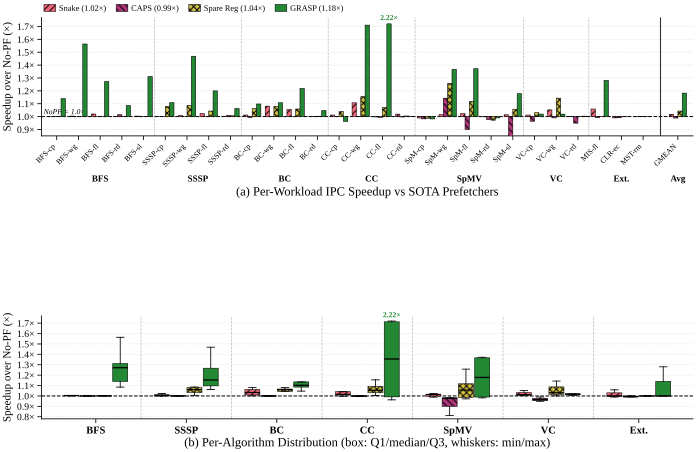

This figure's Python source:
#!/usr/bin/env python3
"""
Round 4 §5.2 Layout B: Two-row composite (per-workload bars + per-algorithm boxes).

Row 1: Same as L-5.2-A — per-workload grouped bars (4 schemes x 28 wkl + GMEAN)
Row 2: 1x7 box plots — distribution of speedup across workloads inside each
       algorithm group, with 4 schemes side-by-side. The "Ext." group bundles
       pann_mis + pann_color + ls_mst, where ls_mst has no SOTA data for
       Snake/CAPS/Spare and is excluded via NaN.

Round 4 visual rules:
  - PALETTE_TOL_BRIGHT (greens/reds/purples) — no blue/orange
  - HATCHES_DENSE for B&W readability
  - GRASP = green (palette[0]) + solid (HATCHES_DENSE[0])
  - Subplot labels (a)/(b) BELOW axes via subplot_label helper
  - Path depth: parents[5]

Output: proto_r4_52_B.{pdf,svg} in this directory.
"""
from __future__ import annotations
import json
import re
import sys
from pathlib import Path

import numpy as np

# NOTE: round4/ is 5 levels deep from repo root
_REPO = Path(__file__).resolve().parents[5]
sys.path.insert(0, str(_REPO / "ima_plan/07_paper_outline/plot_style"))
from plot_util import (  # noqa: E402
    apply_style, FULL_WIDTH, save_fig,
    PALETTE_TOL_BRIGHT, HATCHES_DENSE, subplot_label,
)
from workload_names import (  # noqa: E402
    ORDERED_28, SHORT_NAME, ALG_GROUPS, group_separator_positions,
)

apply_style()
import matplotlib.pyplot as plt  # noqa: E402
from matplotlib.patches import Patch  # noqa: E402


# ── Path constants ───────────────────────────────────────────────────────────
EFF_JSON = (_REPO /
            "ima_plan/07_paper_outline/figures/effectiveness_data.json")
SOTA_MD = (_REPO /
           "ima_plan/05_implementation/sota_baseline/"
           "sota_experiment_results.md")


# ── Step 1: Load GRASP D5b speedups ──────────────────────────────────────────
eff = json.loads(EFF_JSON.read_text())
grasp_pct = {}
for k in ORDERED_28:
    grasp_pct[k] = eff["workloads"][k]["derived"]["speedup_pct"]


# ── Step 2: Parse SOTA top table ─────────────────────────────────────────────
sota_text = SOTA_MD.read_text()
row_re = re.compile(
    r"\|\s*\d+\s*\|\s*`([^`]+)`\s*\|[^|]*\|[^|]*\|"
    r"\s*([+-]?\d+\.\d+)%\s*\|"
    r"\s*([+-]?\d+\.\d+)%\s*\|"
    r"\s*([+-]?\d+\.\d+)%\s*\|"
)
sota_pct = {}
for m in row_re.finditer(sota_text):
    name = m.group(1)
    sota_pct[name] = {
        "Snake":     float(m.group(2)),
        "CAPS":      float(m.group(3)),
        "Spare Reg": float(m.group(4)),
    }


# ── Step 3: Extended workloads ───────────────────────────────────────────────
ext_re = re.compile(
    r"\|\s*`(pann_\w+|ls_\w+)`\s*\|[^|]*\|[^|]*\|\s*"
    r"(Snake|CAPS|Spare Reg)\s*\|\s*([\d\.]+)\s*\|"
)
ext_sota_ipc = {}
for m in ext_re.finditer(sota_text):
    name, scheme, ipc = m.group(1), m.group(2), float(m.group(3))
    ext_sota_ipc.setdefault(name, {})[scheme] = ipc

# Use NaN for missing extended-workload SOTA so the box plot in row 2
# excludes them gracefully (np.nanmean / np.nanpercentile).
NAN_SENTINEL = float("nan")
for name in ("pann_mis_flickr", "pann_color_eco", "ls_mst_rmat12"):
    np_ipc = eff["workloads"][name]["baseline"]["ipc"]
    sota_pct[name] = {}
    for scheme in ("Snake", "CAPS", "Spare Reg"):
        sota_ipc = ext_sota_ipc.get(name, {}).get(scheme)
        if sota_ipc is None:
            sota_pct[name][scheme] = NAN_SENTINEL
        else:
            sota_pct[name][scheme] = (sota_ipc / np_ipc - 1.0) * 100.0


# ── Step 4: Build per-scheme arrays ──────────────────────────────────────────
def to_mult(pct):
    if pct != pct:  # NaN check
        return float("nan")
    return 1.0 + pct / 100.0


snake_mult = np.array([to_mult(sota_pct[k]["Snake"])     for k in ORDERED_28])
caps_mult  = np.array([to_mult(sota_pct[k]["CAPS"])      for k in ORDERED_28])
spare_mult = np.array([to_mult(sota_pct[k]["Spare Reg"]) for k in ORDERED_28])
grasp_mult = np.array([to_mult(grasp_pct[k])             for k in ORDERED_28])


def gmean_nan(arr: np.ndarray) -> float:
    """Geometric mean over positive values, ignoring NaN."""
    a = arr[~np.isnan(arr)]
    return float(np.exp(np.mean(np.log(a))))


snake_gm = gmean_nan(snake_mult)
caps_gm  = gmean_nan(caps_mult)
spare_gm = gmean_nan(spare_mult)
grasp_gm = gmean_nan(grasp_mult)

# Append GMEAN
snake_all = np.append(snake_mult, snake_gm)
caps_all  = np.append(caps_mult,  caps_gm)
spare_all = np.append(spare_mult, spare_gm)
grasp_all = np.append(grasp_mult, grasp_gm)

n_wkl = len(ORDERED_28)
n_total = n_wkl + 1
labels = [SHORT_NAME[k] for k in ORDERED_28] + ["GMEAN"]


# ── Figure layout ────────────────────────────────────────────────────────────
fig = plt.figure(
    figsize=(FULL_WIDTH, 4.5),
    constrained_layout=True,
)
gs = fig.add_gridspec(
    nrows=2, ncols=1,
    height_ratios=[2.3, 2.0],
    hspace=0.55,
)
ax1 = fig.add_subplot(gs[0])
ax2 = fig.add_subplot(gs[1])


# ────────────────────────────────────────────────────────────────────────────
# Row 1 — Per-workload grouped bars (same data as L-5.2-A)
# ────────────────────────────────────────────────────────────────────────────
GMEAN_GAP = 0.6
x = np.arange(n_total, dtype=float)
x[-1] += GMEAN_GAP

bar_w = 0.20
offsets = np.array([-1.5, -0.5, 0.5, 1.5]) * bar_w

Y_LO, Y_HI = 0.85, 1.72

schemes_row1 = [
    ("Snake",     snake_all, PALETTE_TOL_BRIGHT[1], HATCHES_DENSE[1]),
    ("CAPS",      caps_all,  PALETTE_TOL_BRIGHT[2], HATCHES_DENSE[2]),
    ("Spare Reg", spare_all, PALETTE_TOL_BRIGHT[3], HATCHES_DENSE[3]),
    ("GRASP",     grasp_all, PALETTE_TOL_BRIGHT[0], HATCHES_DENSE[0]),
]


def height_from_baseline(vals: np.ndarray) -> np.ndarray:
    safe = np.where(np.isnan(vals), 1.0, vals)
    clipped = np.minimum(safe, Y_HI)
    return clipped - 1.0


bar_containers = {}
for i, (name, vals, color, hatch) in enumerate(schemes_row1):
    heights = height_from_baseline(vals)
    # Hide bars where the source data is NaN (missing SOTA)
    nan_mask = np.isnan(vals)
    drawn = ax1.bar(
        x + offsets[i], heights, bar_w,
        bottom=1.0,
        label=name, color=color, hatch=hatch,
        edgecolor="black", linewidth=0.4,
        zorder=3,
    )
    for j, b in enumerate(drawn):
        if nan_mask[j]:
            b.set_visible(False)
    bar_containers[name] = (drawn, vals, color)

# Annotate clipped outliers (>= Y_HI)
for name, (bars, vals, color) in bar_containers.items():
    for j, bar in enumerate(bars):
        v = vals[j]
        if np.isnan(v) or v < Y_HI:
            continue
        cx = bar.get_x() + bar.get_width() / 2
        ax1.annotate(
            f"{v:.2f}\u00d7",
            xy=(cx, Y_HI),
            xytext=(0, 1.5), textcoords="offset points",
            ha="center", va="bottom",
            fontsize=5.5, fontweight="bold", color=color,
            zorder=6,
        )
        ax1.annotate(
            "",
            xy=(cx, Y_HI + 0.012), xytext=(cx, Y_HI - 0.005),
            arrowprops=dict(arrowstyle="->", color=color,
                            lw=0.6, shrinkA=0, shrinkB=0),
            zorder=5,
        )

# Baseline 1.0x line + label
ax1.axhline(1.0, color="black", linestyle="--", linewidth=0.7, zorder=2)
ax1.text(
    -0.6, 1.005, "NoPF = 1.0\u00d7",
    fontsize=5.5, color="black", ha="left", va="bottom",
    style="italic", zorder=2,
)

# Vertical separators between alg groups
for sp in group_separator_positions(ORDERED_28):
    ax1.axvline(x=sp, color="#999999", linestyle="--",
                linewidth=0.5, alpha=0.7, zorder=1)
gmean_sep_x = (n_wkl - 1) + (1 + GMEAN_GAP) / 2.0
ax1.axvline(x=gmean_sep_x, color="black", linestyle="-",
            linewidth=0.8, alpha=0.8, zorder=1)

# Algorithm group labels under x-tick labels (row 1)
cumulative = 0
for gname, gwkls in ALG_GROUPS:
    gsize = len(gwkls)
    centre = cumulative + (gsize - 1) / 2.0
    ax1.annotate(
        gname,
        xy=(centre, 0), xycoords=("data", "axes fraction"),
        xytext=(0, -28), textcoords="offset points",
        ha="center", va="top",
        fontsize=6.5, fontweight="bold",
        annotation_clip=False,
    )
    cumulative += gsize
ax1.annotate(
    "Avg",
    xy=(x[-1], 0), xycoords=("data", "axes fraction"),
    xytext=(0, -28), textcoords="offset points",
    ha="center", va="top",
    fontsize=6.5, fontweight="bold",
    annotation_clip=False,
)

ax1.set_xticks(x)
ax1.set_xticklabels(labels, rotation=45, ha="right", fontsize=5.5)
ax1.set_xlim(-0.7, x[-1] + 0.7)
ax1.set_ylim(Y_LO, Y_HI + 0.05)
ax1.set_ylabel("Speedup over No-PF (\u00d7)")
yticks_row1 = [0.9, 1.0, 1.1, 1.2, 1.3, 1.4, 1.5, 1.6, 1.7]
ax1.set_yticks(yticks_row1)
ax1.set_yticklabels([f"{t:.1f}\u00d7" for t in yticks_row1])

# Legend (row 1) with per-scheme geomean inline
legend_patches_row1 = [
    Patch(facecolor=PALETTE_TOL_BRIGHT[1], edgecolor="black",
          hatch=HATCHES_DENSE[1], linewidth=0.4,
          label=f"Snake ({snake_gm:.2f}\u00d7)"),
    Patch(facecolor=PALETTE_TOL_BRIGHT[2], edgecolor="black",
          hatch=HATCHES_DENSE[2], linewidth=0.4,
          label=f"CAPS ({caps_gm:.2f}\u00d7)"),
    Patch(facecolor=PALETTE_TOL_BRIGHT[3], edgecolor="black",
          hatch=HATCHES_DENSE[3], linewidth=0.4,
          label=f"Spare Reg ({spare_gm:.2f}\u00d7)"),
    Patch(facecolor=PALETTE_TOL_BRIGHT[0], edgecolor="black",
          hatch=HATCHES_DENSE[0], linewidth=0.4,
          label=f"GRASP ({grasp_gm:.2f}\u00d7)"),
]
ax1.legend(
    handles=legend_patches_row1, ncol=4, fontsize=6.0,
    loc="lower left", bbox_to_anchor=(0.0, 1.02), frameon=False,
    handlelength=1.4, handleheight=0.9,
    columnspacing=1.2, handletextpad=0.4,
    borderaxespad=0,
)
subplot_label(ax1, "(a) Per-Workload IPC Speedup vs SOTA Prefetchers",
              y=-0.55)


# ────────────────────────────────────────────────────────────────────────────
# Row 2 — Per-algorithm box plots (4 schemes side-by-side per group)
# ────────────────────────────────────────────────────────────────────────────
# Build a wkl -> idx map then group by ALG_GROUPS.
key_to_idx = {k: i for i, k in enumerate(ORDERED_28)}

scheme_arrays = {
    "Snake":     snake_mult,
    "CAPS":      caps_mult,
    "Spare Reg": spare_mult,
    "GRASP":     grasp_mult,
}
scheme_styles = {
    "Snake":     (PALETTE_TOL_BRIGHT[1], HATCHES_DENSE[1]),
    "CAPS":      (PALETTE_TOL_BRIGHT[2], HATCHES_DENSE[2]),
    "Spare Reg": (PALETTE_TOL_BRIGHT[3], HATCHES_DENSE[3]),
    "GRASP":     (PALETTE_TOL_BRIGHT[0], HATCHES_DENSE[0]),
}
scheme_order = ["Snake", "CAPS", "Spare Reg", "GRASP"]

# Per-(group, scheme) value list, NaN-stripped
group_scheme_vals = {}  # (gname, scheme) -> np.ndarray
for gname, gwkls in ALG_GROUPS:
    idxs = [key_to_idx[k] for k in gwkls]
    for scheme in scheme_order:
        arr = scheme_arrays[scheme][idxs]
        arr = arr[~np.isnan(arr)]
        group_scheme_vals[(gname, scheme)] = arr

# X positions: 7 groups × 4 box positions per group, with intra-group offsets
n_groups = len(ALG_GROUPS)
group_centres = np.arange(n_groups, dtype=float)
box_w = 0.18
box_offsets = np.array([-1.5, -0.5, 0.5, 1.5]) * box_w

# Y range for row 2: GRASP CC-fl is the only > 1.7 outlier; clip at 1.72.
Y2_LO, Y2_HI = 0.78, 1.72
ax2.set_ylim(Y2_LO, Y2_HI + 0.05)
ax2.axhline(1.0, color="black", linestyle="--", linewidth=0.7, zorder=2)

for s_i, scheme in enumerate(scheme_order):
    color, hatch = scheme_styles[scheme]
    positions = group_centres + box_offsets[s_i]
    data = []
    for gname, _ in ALG_GROUPS:
        vals = group_scheme_vals[(gname, scheme)]
        # Clip to Y2_HI for box rendering; outliers will be marked with arrows.
        vals_clipped = np.minimum(vals, Y2_HI) if vals.size else vals
        data.append(vals_clipped if vals_clipped.size else np.array([1.0]))

    bp = ax2.boxplot(
        data, positions=positions, widths=box_w * 0.92,
        patch_artist=True, manage_ticks=False,
        showfliers=False,
        medianprops=dict(color="black", linewidth=0.9),
        whiskerprops=dict(color="black", linewidth=0.6),
        capprops=dict(color="black", linewidth=0.6),
        boxprops=dict(linewidth=0.4),
    )
    for patch in bp["boxes"]:
        patch.set_facecolor(color)
        patch.set_edgecolor("black")
        patch.set_hatch(hatch)

    # Outlier annotation: any raw value > Y2_HI is plotted as an "↑X.XX×" tag
    for gi, (gname, _) in enumerate(ALG_GROUPS):
        raw_vals = group_scheme_vals[(gname, scheme)]
        outliers = raw_vals[raw_vals > Y2_HI]
        if outliers.size == 0:
            continue
        max_v = float(outliers.max())
        ax2.annotate(
            f"{max_v:.2f}\u00d7",
            xy=(positions[gi], Y2_HI),
            xytext=(0, 1.5), textcoords="offset points",
            ha="center", va="bottom",
            fontsize=5.5, fontweight="bold", color=color,
            zorder=6,
        )

# Group separators between algorithms
for k in range(1, n_groups):
    ax2.axvline(k - 0.5, color="#999999", linestyle="--",
                linewidth=0.5, alpha=0.7, zorder=1)

# X-axis: algorithm group names
ax2.set_xticks(group_centres)
ax2.set_xticklabels([g for g, _ in ALG_GROUPS], fontsize=7.5, fontweight="bold")
ax2.set_xlim(-0.6, n_groups - 0.4)

# Y-axis
ax2.set_ylabel("Speedup over No-PF (\u00d7)")
yticks_row2 = [0.8, 0.9, 1.0, 1.1, 1.2, 1.3, 1.4, 1.5, 1.6, 1.7]
ax2.set_yticks(yticks_row2)
ax2.set_yticklabels([f"{t:.1f}\u00d7" for t in yticks_row2])

subplot_label(ax2,
              "(b) Per-Algorithm Distribution (box: Q1/median/Q3, whiskers: min/max)",
              y=-0.32)


# ── Save ────────────────────────────────────────────────────────────────────
out_dir = Path(__file__).resolve().parent
save_fig(fig, "proto_r4_52_B", out_dir)
plt.close(fig)


# ── Console summary ─────────────────────────────────────────────────────────
print("=== Round 4 §5.2 Layout B — Bar + Box ===")
print(f"Workloads: {n_wkl}  |  GMEAN per scheme (NaN-stripped):")
print(f"  Snake     {snake_gm:.3f}\u00d7")
print(f"  CAPS      {caps_gm:.3f}\u00d7")
print(f"  Spare Reg {spare_gm:.3f}\u00d7")
print(f"  GRASP     {grasp_gm:.3f}\u00d7")
print()

print("Per-algorithm GRASP median:")
for gname, _ in ALG_GROUPS:
    vals = group_scheme_vals[(gname, "GRASP")]
    if vals.size:
        print(f"  {gname:5s}  median={np.median(vals):.3f}\u00d7  n={vals.size}")

print(f"\nMissing-SOTA (NaN) workloads:")
for k in ORDERED_28:
    for scheme in scheme_order:
        v = scheme_arrays[scheme][key_to_idx[k]]
        if np.isnan(v):
            print(f"  {scheme:9s}  {k}")

print(f"\nSaved to {out_dir}/proto_r4_52_B.{{pdf,svg}}")
